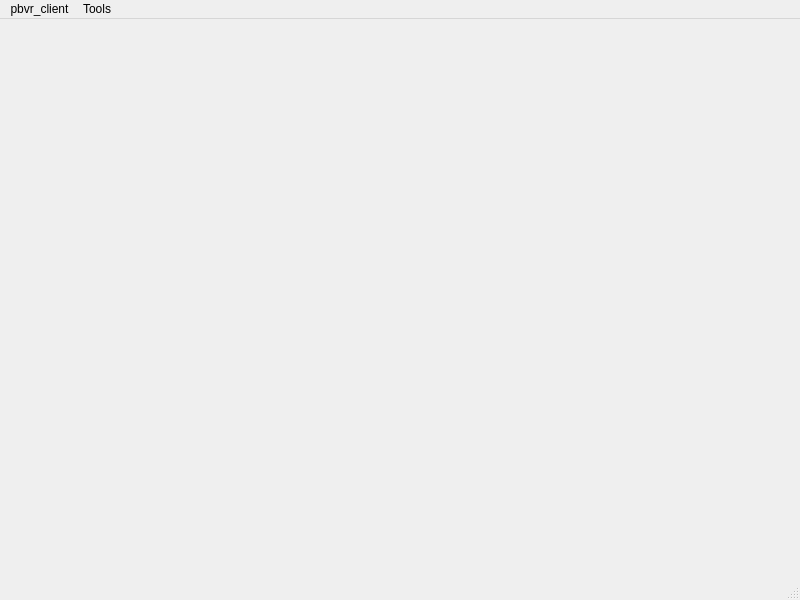
<?xml version="1.0" encoding="UTF-8"?>
<ui version="4.0">
 <class>MainWindow</class>
 <widget class="QMainWindow" name="MainWindow">
  <property name="geometry">
   <rect>
    <x>0</x>
    <y>0</y>
    <width>800</width>
    <height>600</height>
   </rect>
  </property>
  <property name="windowTitle">
   <string>MainWindow</string>
  </property>
  <widget class="QWidget" name="centralwidget">
   <layout class="QGridLayout" name="gridLayout_2">
    <item row="0" column="0">
     <layout class="QGridLayout" name="screenArea"/>
    </item>
   </layout>
  </widget>
  <widget class="QMenuBar" name="menubar">
   <property name="geometry">
    <rect>
     <x>0</x>
     <y>0</y>
     <width>800</width>
     <height>17</height>
    </rect>
   </property>
   <widget class="QMenu" name="menupbvr_client">
    <property name="title">
     <string>pbvr_client</string>
    </property>
    <addaction name="actionPreference"/>
   </widget>
   <widget class="QMenu" name="menuTools">
    <property name="title">
     <string>Tools</string>
    </property>
    <addaction name="actionConnect"/>
    <addaction name="actionCommunication"/>
    <addaction name="separator"/>
    <addaction name="actionObjectEditor"/>
    <addaction name="actionTransferFunctionEditor"/>
    <addaction name="actionGlyphEditor"/>
    <addaction name="actionPlotOverLine"/>
    <addaction name="separator"/>
    <addaction name="actionAnimationControl"/>
    <addaction name="actionPointSizeControl"/>
    <addaction name="actionRepetitionLevelControl"/>
    <addaction name="actionShadingControl"/>
    <addaction name="actionVolumeTransform"/>
   </widget>
   <addaction name="menupbvr_client"/>
   <addaction name="menuTools"/>
  </widget>
  <widget class="QStatusBar" name="statusbar"/>
  <action name="actionConnect">
   <property name="text">
    <string>Connect</string>
   </property>
   <property name="menuRole">
    <enum>QAction::NoRole</enum>
   </property>
  </action>
  <action name="actionTransferFunctionEditor">
   <property name="text">
    <string>TransferFunctionEditor</string>
   </property>
   <property name="menuRole">
    <enum>QAction::NoRole</enum>
   </property>
  </action>
  <action name="actionAnimationControl">
   <property name="text">
    <string>AnimationControl</string>
   </property>
   <property name="menuRole">
    <enum>QAction::NoRole</enum>
   </property>
  </action>
  <action name="actionVolumeTransform">
   <property name="text">
    <string>VolumeTransform</string>
   </property>
   <property name="menuRole">
    <enum>QAction::NoRole</enum>
   </property>
  </action>
  <action name="actionShadingControl">
   <property name="text">
    <string>ShadingControl</string>
   </property>
   <property name="menuRole">
    <enum>QAction::NoRole</enum>
   </property>
  </action>
  <action name="actionPointSizeControl">
   <property name="text">
    <string>PointSizeControl</string>
   </property>
   <property name="menuRole">
    <enum>QAction::NoRole</enum>
   </property>
  </action>
  <action name="actionRepetitionLevelControl">
   <property name="text">
    <string>RepetitionLevelControl</string>
   </property>
   <property name="menuRole">
    <enum>QAction::NoRole</enum>
   </property>
  </action>
  <action name="actionObjectEditor">
   <property name="text">
    <string>ObjectEditor</string>
   </property>
   <property name="menuRole">
    <enum>QAction::NoRole</enum>
   </property>
  </action>
  <action name="actionGlyphEditor">
   <property name="text">
    <string>GlyphEditor</string>
   </property>
   <property name="menuRole">
    <enum>QAction::NoRole</enum>
   </property>
  </action>
  <action name="actionPlotOverLine">
   <property name="text">
    <string>PlotOverLine</string>
   </property>
   <property name="menuRole">
    <enum>QAction::NoRole</enum>
   </property>
  </action>
  <action name="actionPreference">
   <property name="text">
    <string>Preference</string>
   </property>
  </action>
  <action name="actionCommunication">
   <property name="text">
    <string>Communication</string>
   </property>
   <property name="toolTip">
    <string>Communication</string>
   </property>
   <property name="menuRole">
    <enum>QAction::NoRole</enum>
   </property>
  </action>
 </widget>
 <resources/>
 <connections/>
</ui>
